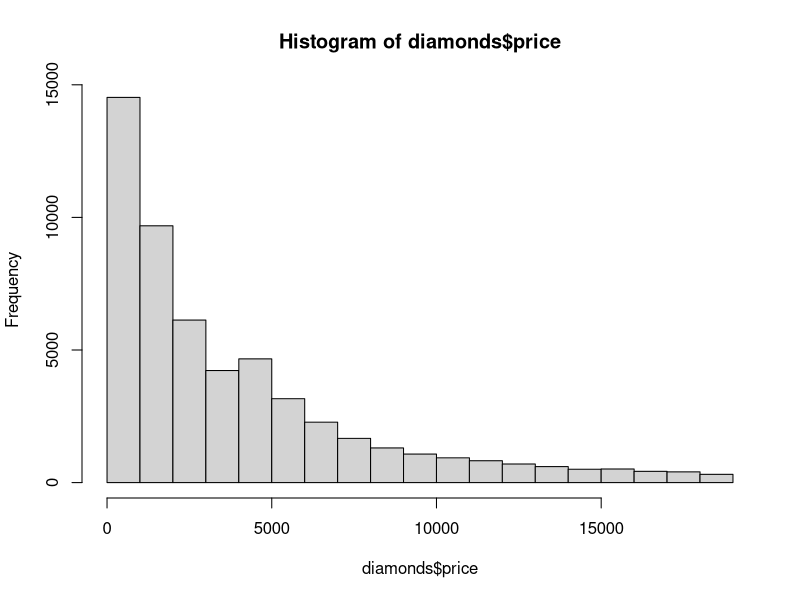
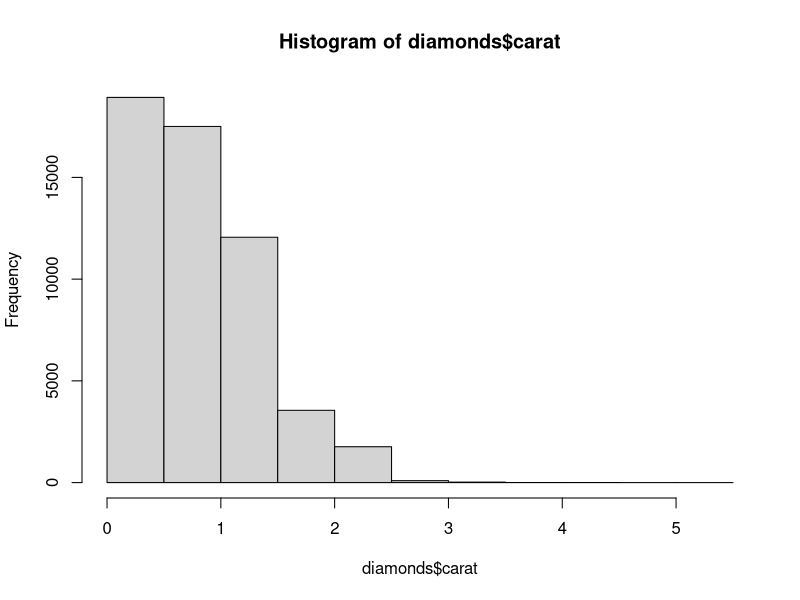
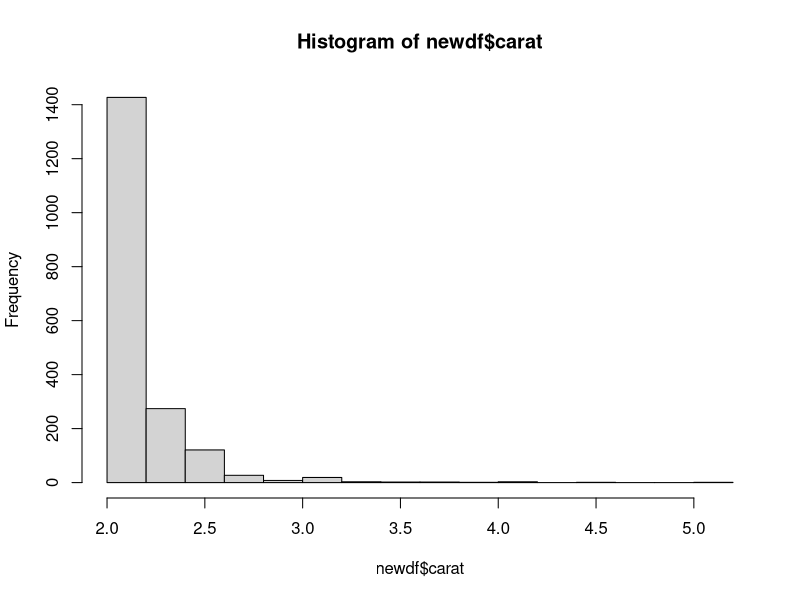
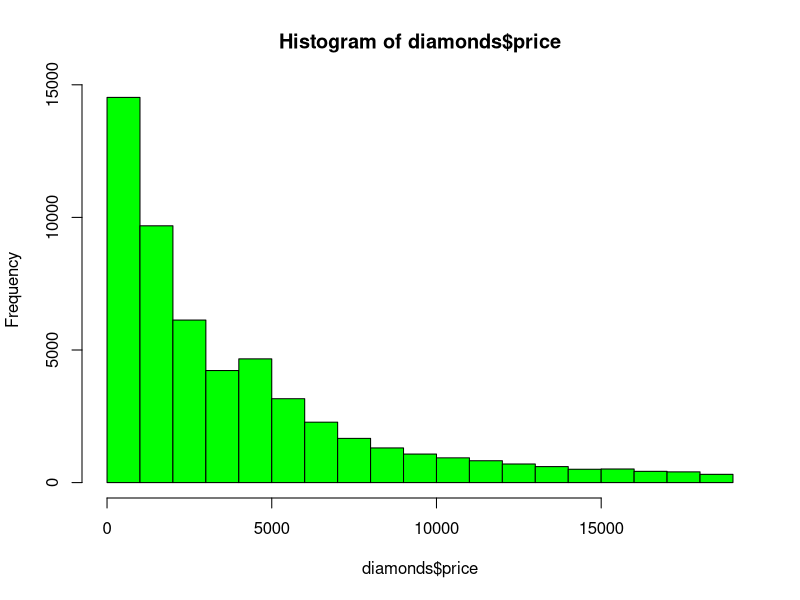
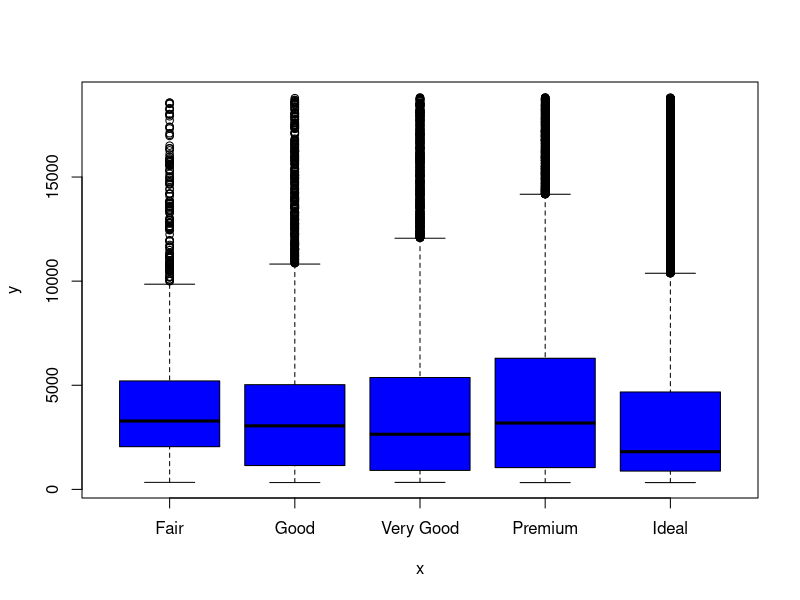
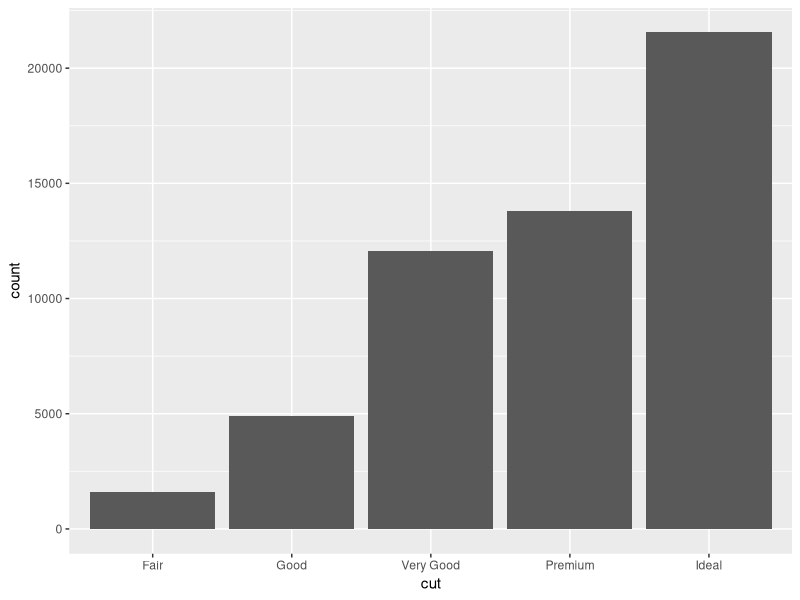
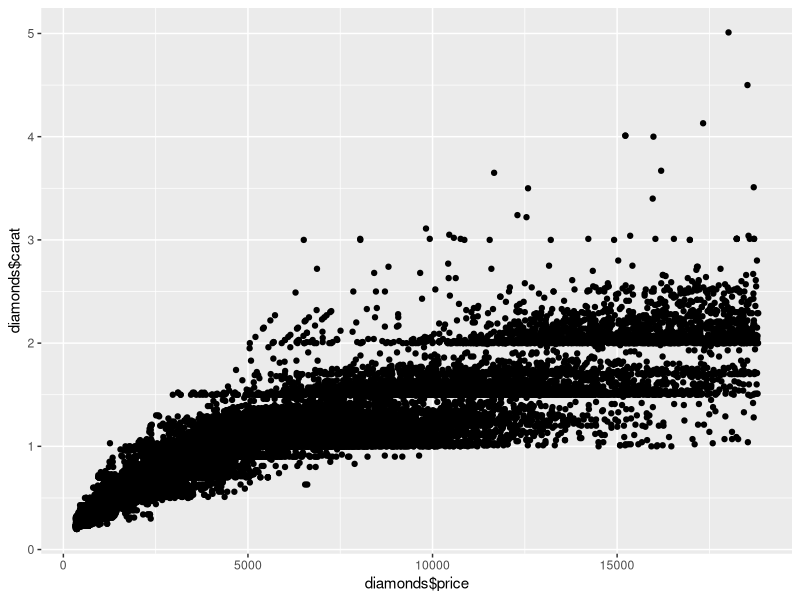
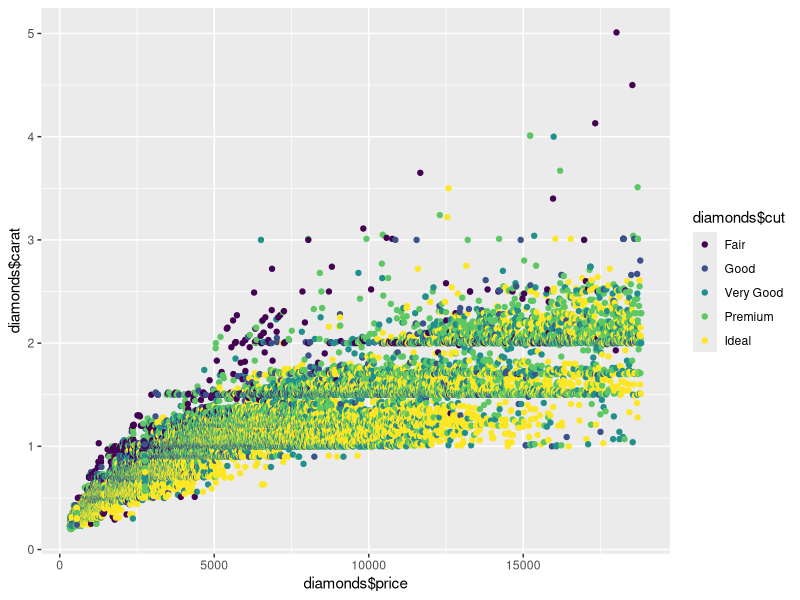

Reproduce these figures in R, in order. (Note: this script raises an error after producing the figures.)
#Quick Tutorial on mpg data show dplyr/ggplot

#subsetting data camp passwords.  How data is usually formatted in corporate world

library(ggplot2)
library(dplyr)


#Things to go over... '$' View/symbol/str/names/summary/class/vectorization/x and y axis

str(diamonds)
summary(diamonds)
class(diamonds)
diamonds <- as.data.frame(diamonds)
class(diamonds)

hist(diamonds$price)
hist(diamonds$carat)

#subsetting
newdf <- diamonds[diamonds$carat > 2,]
hist(newdf$carat)

#quick hist
hist(diamonds$price, col = "green")
#quick plot of price and cut https://www.basic-mathematics.com/box-and-whiskers-plot.html
plot(diamonds$cut, diamonds$price, col = "blue")
#quick bar plot in ggplot
ggplot(diamonds, aes(cut)) + geom_bar()

?ggplot
#quick plot price and carat
ggplot(diamonds, aes(diamonds$price, diamonds$carat)) + geom_point()

#ok.  How about adding another data point on the chart by color
#quick bar plot
ggplot(diamonds, aes(diamonds$price, diamonds$carat, colour = diamonds$cut)) + geom_point()
       
#appears that ideals are more expensive generally than fair's.  makes sense.  

#how about we subset data for those over ten thousand

#the arrow with a dash is the equivelant to = and represents equal to

under10 <- diamonds[diamonds$price < 5000,]

#same plot but using new df

ggplot(under10, aes(under10$price, under10$carat, colour = under10$cut)) + geom_point()

#hard to read.  Hmmmm...  Well is there another way?  Maybe facet_wrap by cut 

ggplot(under10, aes(under10$price, under10$carat, colour = under10$cut)) + geom_point() + facet_wrap(~cut)

#for future building a model using a simple algorithm.

### Use Mpg data to show model


randomprobofconversion <- seq(.01,.9,.01)
randomprobofconversion

randomconversionweek1 <- sample(randomprobofconversion, 30, replace = T)
randomconversionweek2 <- sample(randomprobofconversion, 30, replace = T)
cust_100_days_salesperson1 <- sample(seq(1,15, by = 1),30, replace=T)
cust_100_days_salesperson2 <- sample(seq(1,15, by = 1),30, replace=T)


conversion_salesperson1_100_days <- cust_100_days_salesperson1*randomconversionweek1
conversion_salesperson2_100_days <- cust_100_days_salesperson2*randomconversionweek2
df <- as.data.frame(cbind(cust_100_days_salesperson1, conversion_salesperson1_100_days,cust_100_days_salesperson2, conversion_salesperson2_100_days))


plot(df$cust_100_days, df$conversion_salesperson1_100_days)
plot(df$cust_100_days, df$conversion_salesperson2_100_days)
mean(df$conversion_salesperson1_100_days)
mean(df$conversion_salesperson2_100_days)
t.test(df$conversion_salesperson1_100_days, df$conversion_salesperson2_100_days)


##This is a format for running a randomization of a variable
sample_n <- 100
n_times <- 100000
mean_n_all <- rep(NA, n_times)

for(i in 1:n_times){
  sample <- sample(df$conversion_salesperson1_100_days, sample_n, replace = T)
  mean_n_all[i]<- mean(sample)
}
hist(monte)
abline(v = mean(df$conversion_salesperson2_100_days))




